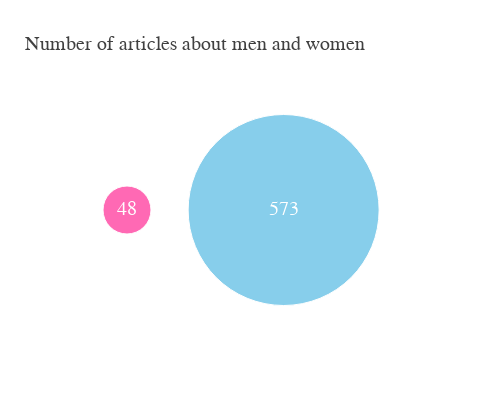

The cell this chart's notebook holds for it:
### Markdown cell above
#### **Plot 1**

### Code cell
nr_of_men = sum(men_people)
nr_of_women = sum(women_people)

nr_men_women = pd.DataFrame({'gender': ['women', 'men'],'number_of': [nr_of_women, nr_of_men], 
                             'y_value_to_align': [1,1], 'x_value_to_align': [0,1]})

total_people = nr_men_women['number_of'].sum()
nr_men_women['percentage'] = nr_men_women['number_of']/total_people*100
nr_men_women['percentage'] = nr_men_women['percentage'].round(2)
fig = go.Figure(data=[go.Scatter(
    x=nr_men_women['x_value_to_align'], y=nr_men_women['y_value_to_align'],
    text=nr_men_women['number_of'],
    mode='markers+text',
    marker=dict(
        color=['hotpink', 'skyblue'],
        opacity=[1, 1],
        size=[nr_of_women, nr_of_men/3]),
    hovertemplate=
        nr_men_women['percentage'].astype(str)+"%" +" of all articles about People are about "+nr_men_women['gender']+"")])

fig.update_layout(
    font_family="Helvetica",
    font_color="white",
    font_size=20,
    template = 'simple_white',
    width=500, height=400
)

fig.update_layout(title='Number of articles about men and women', title_font = dict(family='Times New Roman, serif', color = '#404040', size = 20))

fig.update_xaxes(visible=False)   
fig.update_yaxes(visible=False)
fig.show()

# to html only needed to save them for the datastory
# fig.to_html(full_html = False, include_plotlyjs='cdn')
# fig.write_html("datastory_plot/plot1.html", full_html=False, include_plotlyjs='cdn')

### Figure 1 — Plotly figure (JSON) as saved in the notebook; plotly's stock layout.template omitted (floating-point values rounded to 4 significant figures)
{"data": [{"hovertemplate": ["7.73% of all articles about People are about women", "92.27% of all articles about People are about men"], "marker": {"color": ["hotpink", "skyblue"], "opacity": [1, 1], "size": [48, 191]}, "mode": "markers+text", "text": [48, 573], "type": "scatter", "x": [0, 1], "y": [1, 1]}], "layout": {"font": {"color": "white", "family": "Helvetica", "size": 20}, "height": 400, "title": {"font": {"color": "#404040", "family": "Times New Roman, serif", "size": 20}, "text": "Number of articles about men and women"}, "width": 500, "xaxis": {"visible": false}, "yaxis": {"visible": false}}}
